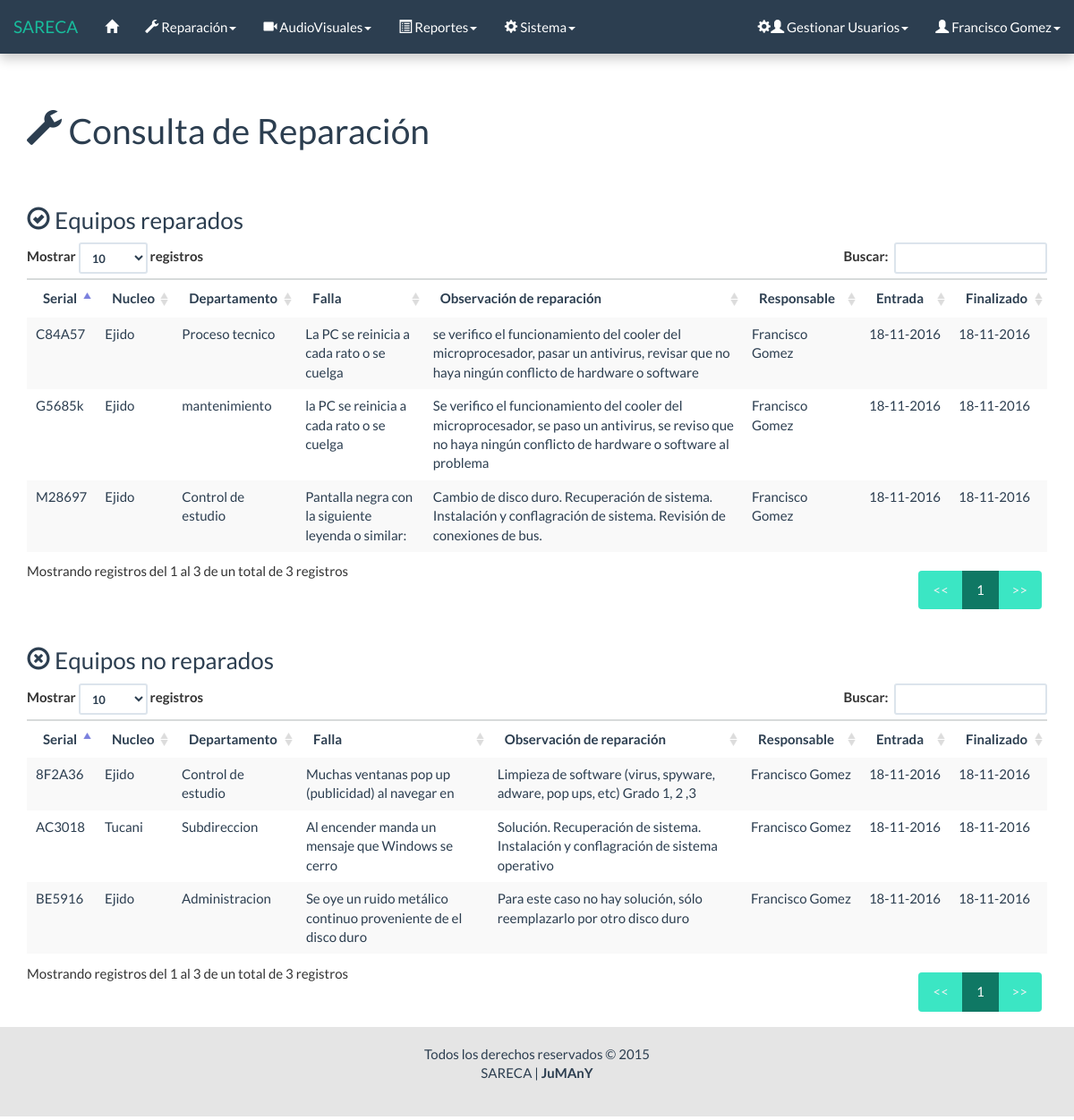
Page /html/conslt_lista_eq_f.php (signed in) on the committed database.
### tables this page shows
CREATE TABLE `reparacion` (
  `Id` int(11) NOT NULL AUTO_INCREMENT,
  `Serial_equipo` varchar(11) NOT NULL,
  `Fecha_entrada` date NOT NULL,
  `Nucleo` varchar(50) NOT NULL,
  `Departamento` varchar(100) NOT NULL,
  `falla` varchar(200) NOT NULL,
  `Estado` int(1) NOT NULL,
  `observacion` varchar(200) NOT NULL,
  `resultado` int(1) NOT NULL,
  `observacion_reaparacion` varchar(200) NOT NULL,
  `Fecha_salida` date NOT NULL,
  `responsable` varchar(50) NOT NULL,
  PRIMARY KEY (`Id`),
  UNIQUE KEY `Serial_equipo` (`Serial_equipo`,`Fecha_entrada`),
  KEY `responsable` (`responsable`),
  CONSTRAINT `reparacion_ibfk_1` FOREIGN KEY (`responsable`) REFERENCES `usuario` (`Id`) ON UPDATE CASCADE
);

CREATE TABLE `usuario` (
  `Id` varchar(50) NOT NULL,
  `Contrasena` varchar(32) NOT NULL,
  `Nivel` int(1) NOT NULL,
  `Nombre` varchar(50) NOT NULL,
  `correo` varchar(50) NOT NULL,
  PRIMARY KEY (`Id`)
);

### php/lista_eq.php (the view, shortened to what this page needs)
<?php
	require('conexion/conexion.php');
	$sql = "SELECT reparacion.*, usuario.Nombre
			FROM reparacion
			JOIN usuario ON usuario.Id = reparacion.responsable
			WHERE Estado = 2
			AND resultado = 2";
	$res = $conectar->query($sql);
	if ($res->num_rows == 0) {
?>
		<div class="row">
			<div class="col-lg-12">
				<h3><span class="glyphicon glyphicon-ok-circle"></span> Equipos reparados</h3>
				<div class="alert alert-dismissible alert-info">
					<strong>No resultaron equipos REPARADOS.</strong>
				</div>
			</div>
		</div>
<?php
	} else {
?>
		<div class="row">
			<div class="col-lg-12">
				<h3><span class="glyphicon glyphicon-ok-circle"></span> Equipos reparados</h3>
				<table id="" class="table table-striped table-hover consulta">
					<thead>
						<tr>
							<th>Serial</th>
							<th>Nucleo</th>
							<th>Departamento</th>
							<th>Falla</th>
							<th>Observación de reparación</th>
							<th>Responsable</th>
							<th>Entrada</th>
							<th>Finalizado</th>
						</tr>
					</thead>
					<tbody>
					<?php
					while ($fila = $res->fetch_object()) {
						list($a,$m,$d) = explode('-',$fila->Fecha_entrada);
						list($af,$mf,$df) = explode('-',$fila->Fecha_salida);
						printf('
							<tr>
								<td>%s</td>
								<td>%s</td>
								<td>%s</td>
								<td>%s</td>
								<td>%s</td>
								<td>%s</td>
								<td>%d-%d-%d</td>
								<td>%d-%d-%d</td>
							</tr>',
							$fila->Serial_equipo,
							$fila->Nucleo,
							$fila->Departamento,
							$fila->falla,
							$fila->observacion_reaparacion,
							$fila->Nombre,
							$d,
							$m,
							$a,
							$df,
							$mf,
							$af
						);
					}
					?>
					</tbody>
				</table>
			</div>
		</div>
<?php
	}
	$sql = "SELECT reparacion.*, usuario.Nombre
			FROM reparacion
			JOIN usuario ON usuario.Id = reparacion.responsable
			WHERE Estado = 2
			AND resultado = 1";
	$res = $conectar->query($sql);
	if ($res->num_rows == 0) {
?>
		<div class="row">
			<div class="col-lg-12">
				<h3><span class="glyphicon glyphicon-remove-circle"></span> Equipos no reparados</h3>
				<div class="alert alert-dismissible alert-info">
					<strong>No resultaron equipos NO REPARADOS.</strong>
				</div>
			</div>
		</div>
<?php
	} else {
?>
		<div class="row">
			<div class="col-lg-12">
				<h3><span class="glyphicon glyphicon-remove-circle"></span> Equipos no reparados</h3>
				<table class="table table-striped table-hover consulta">
					<thead>
						<tr>
							<th>Serial</th>
							<th>Nucleo</th>
							<th>Departamento</th>
							<th>Falla</th>
							<th>Observación de reparación</th>
							<th>Responsable</th>
							<th>Entrada</th>
							<th>Finalizado</th>
						</tr>
					</thead>
					<tbody>
					<?php
					while ($fila = $res->fetch_object()) {
						list($a,$m,$d) = explode('-',$fila->Fecha_entrada);
						list($af,$mf,$df) = explode('-',$fila->Fecha_salida);
						printf('
							<tr>
								<td>%s</td>
								<td>%s</td>
								<td>%s</td>
								<td>%s</td>
								<td>%s</td>
								<td>%s</td>
								<td>%d-%d-%d</td>
								<td>%d-%d-%d</td>
							</tr>',
							$fila->Serial_equipo,
							$fila->Nucleo,
							$fila->Departamento,
							$fila->falla,
							$fila->observacion_reaparacion,
							$fila->Nombre,
							$d,
							$m,
							$a,
							$df,
							$mf,
							$af
						);
					}
					?>
					</tbody>
				</table>
			</div>
		</div>
<?php
	}
?>

### css/general.css (style rules this page uses)
html, body { height: 100%; }

### rows in the picture
reparacion: Serial_equipo "G5685k", Nucleo "Ejido", Departamento "mantenimiento", falla "la PC se reinicia a cada rato o se cuelga", observacion_reaparacion "Se verifico el funcionamiento del cooler del microprocesador, se paso un antivirus, se reviso que no haya ningún conflicto de hardware o software al problema", responsable.Nombre "Francisco Gomez", d "18", m "11", a "2016", df "18", mf "11", af "2016"
reparacion: Serial_equipo "M28697", Nucleo "Ejido", Departamento "Control de estudio", falla "Pantalla negra con la siguiente leyenda o similar:", observacion_reaparacion "Cambio de disco duro. Recuperación de sistema. Instalación y conflagración de sistema. Revisión de conexiones de bus.", responsable.Nombre "Francisco Gomez", d "18", m "11", a "2016", df "18", mf "11", af "2016"
reparacion: Serial_equipo "C84A57", Nucleo "Ejido", Departamento "Proceso tecnico", falla "La PC se reinicia a cada rato o se cuelga", observacion_reaparacion "se verifico el funcionamiento del cooler del microprocesador, pasar un antivirus, revisar que no haya ningún conflicto de hardware o software", responsable.Nombre "Francisco Gomez", d "18", m "11", a "2016", df "18", mf "11", af "2016"
reparacion: Serial_equipo "AC3018", Nucleo "Tucani", Departamento "Subdireccion", falla "Al encender manda un mensaje que Windows se cerro", observacion_reaparacion "Solución. Recuperación de sistema. Instalación y conflagración de sistema operativo", responsable.Nombre "Francisco Gomez", d "18", m "11", a "2016", df "18", mf "11", af "2016"
reparacion: Serial_equipo "BE5916", Nucleo "Ejido", Departamento "Administracion", falla "Se oye un ruido metálico continuo proveniente de el disco duro", observacion_reaparacion "Para este caso no hay solución, sólo reemplazarlo por otro disco duro", responsable.Nombre "Francisco Gomez", d "18", m "11", a "2016", df "18", mf "11", af "2016"
reparacion: Serial_equipo "8F2A36", Nucleo "Ejido", Departamento "Control de estudio", falla "Muchas ventanas pop up (publicidad) al navegar en", observacion_reaparacion "Limpieza de software (virus, spyware, adware, pop ups, etc) Grado 1, 2 ,3", responsable.Nombre "Francisco Gomez", d "18", m "11", a "2016", df "18", mf "11", af "2016"

### other values in the picture
$_SESSION['nombre'] "Francisco Gomez"
